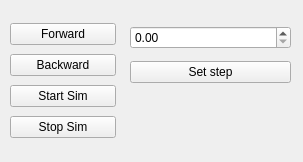
<?xml version="1.0" encoding="UTF-8"?>
<ui version="4.0">
 <class>gui</class>
 <widget class="QWidget" name="gui">
  <property name="geometry">
   <rect>
    <x>0</x>
    <y>0</y>
    <width>303</width>
    <height>162</height>
   </rect>
  </property>
  <property name="windowTitle">
   <string>Form</string>
  </property>
  <widget class="QWidget" name="layoutWidget">
   <property name="geometry">
    <rect>
     <x>130</x>
     <y>20</y>
     <width>161</width>
     <height>71</height>
    </rect>
   </property>
   <layout class="QVBoxLayout" name="verticalLayout_2">
    <item>
     <widget class="QDoubleSpinBox" name="stepSizeBox"/>
    </item>
    <item>
     <widget class="QPushButton" name="setStepButton">
      <property name="text">
       <string>Set step</string>
      </property>
     </widget>
    </item>
   </layout>
  </widget>
  <widget class="QWidget" name="layoutWidget_2">
   <property name="geometry">
    <rect>
     <x>10</x>
     <y>20</y>
     <width>106</width>
     <height>121</height>
    </rect>
   </property>
   <layout class="QVBoxLayout" name="verticalLayout">
    <item>
     <widget class="QPushButton" name="forwardButton">
      <property name="text">
       <string>Forward</string>
      </property>
     </widget>
    </item>
    <item>
     <widget class="QPushButton" name="backwardButton">
      <property name="text">
       <string>Backward</string>
      </property>
     </widget>
    </item>
    <item>
     <widget class="QPushButton" name="startButton">
      <property name="text">
       <string>Start Sim</string>
      </property>
     </widget>
    </item>
    <item>
     <widget class="QPushButton" name="stopButton">
      <property name="text">
       <string>Stop Sim</string>
      </property>
     </widget>
    </item>
   </layout>
  </widget>
 </widget>
 <resources/>
 <connections/>
</ui>
